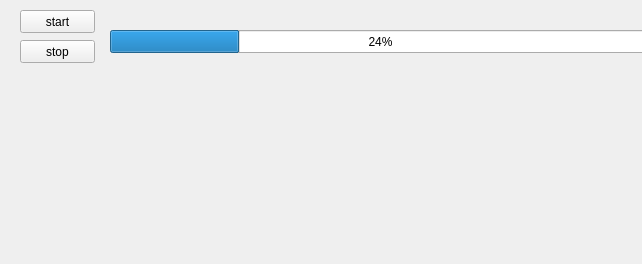
<?xml version="1.0" encoding="UTF-8"?>
<ui version="4.0">
 <class>Widget</class>
 <widget class="QWidget" name="Widget">
  <property name="geometry">
   <rect>
    <x>0</x>
    <y>0</y>
    <width>642</width>
    <height>264</height>
   </rect>
  </property>
  <property name="windowTitle">
   <string>Widget</string>
  </property>
  <widget class="QPushButton" name="startBtn">
   <property name="geometry">
    <rect>
     <x>20</x>
     <y>10</y>
     <width>75</width>
     <height>23</height>
    </rect>
   </property>
   <property name="text">
    <string>start</string>
   </property>
  </widget>
  <widget class="QProgressBar" name="progressBar">
   <property name="geometry">
    <rect>
     <x>110</x>
     <y>30</y>
     <width>541</width>
     <height>23</height>
    </rect>
   </property>
   <property name="value">
    <number>24</number>
   </property>
  </widget>
  <widget class="QPushButton" name="stopBtn">
   <property name="geometry">
    <rect>
     <x>20</x>
     <y>40</y>
     <width>75</width>
     <height>23</height>
    </rect>
   </property>
   <property name="text">
    <string>stop</string>
   </property>
  </widget>
 </widget>
 <resources/>
 <connections/>
</ui>
